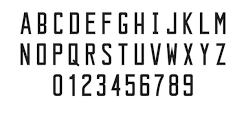
#> input picture Img_train/train_1.png, 246 x 116 px
$ python -i Process.py   (imports and definitions only)
#> lines starting #> are read from the running program, lines starting #| are printed output that depends on the picture; after the words box and inside, x2 and y2 are one past the last pixel; in counts of white or black regions, pixels touching at a corner belong together
#> further down, picture is the input picture: shape (116, 246, 3); mean B, G, R 224.6, 224.5, 224.7

# Preprocess.py

import cv2
import numpy as np
import math

# module level variables ##########################################################################
GAUSSIAN_SMOOTH_FILTER_SIZE = (5, 5) #kích cỡ càng to thì càng mờ
ADAPTIVE_THRESH_BLOCK_SIZE = 19
ADAPTIVE_THRESH_WEIGHT = 9

###################################################################################################
def preprocess(imgOriginal):

    imgGrayscale = extractValue(imgOriginal)
    # imgGrayscale = cv2.cvtColor(imgOriginal,cv2.COLOR_BGR2GRAY) nên dùng hệ màu HSV
    # Trả về giá trị cường độ sáng ==> ảnh gray
    imgMaxContrastGrayscale = maximizeContrast(imgGrayscale) #để làm nổi bật biển số hơn, dễ tách khỏi nền
    #cv2.imwrite("imgGrayscalePlusTopHatMinusBlackHat.jpg",imgMaxContrastGrayscale)
    height, width = imgGrayscale.shape

    imgBlurred = np.zeros((height, width, 1), np.uint8)
    imgBlurred = cv2.GaussianBlur(imgMaxContrastGrayscale, GAUSSIAN_SMOOTH_FILTER_SIZE, 0)
    #cv2.imwrite("gauss.jpg",imgBlurred)
    #Làm mịn ảnh bằng bộ lọc Gauss 5x5, sigma = 0

    imgThresh = cv2.adaptiveThreshold(imgBlurred, 255.0, cv2.ADAPTIVE_THRESH_GAUSSIAN_C, cv2.THRESH_BINARY_INV, ADAPTIVE_THRESH_BLOCK_SIZE, ADAPTIVE_THRESH_WEIGHT)

    #Tạo ảnh nhị phân
    return imgGrayscale, imgThresh
#Trả về ảnh xám và ảnh nhị phân
# end function

###################################################################################################
def extractValue(imgOriginal):
    height, width, numChannels = imgOriginal.shape
#> height = 116; width = 246; numChannels = 3
    imgHSV = np.zeros((height, width, 3), np.uint8)
    imgHSV = cv2.cvtColor(imgOriginal, cv2.COLOR_BGR2HSV)
#> imgHSV: shape (116, 246, 3); mean H, S, V 11.9, 2.2, 224.7

    imgHue, imgSaturation, imgValue = cv2.split(imgHSV)
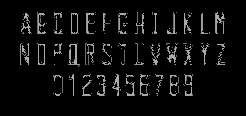
#> imgHue: shape (116, 246); min 0, max 173, mean 11.9
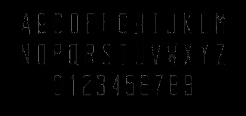
#> imgSaturation: shape (116, 246); min 0, max 85, mean 2.2

    #màu sắc, độ bão hòa, giá trị cường độ sáng
    #Không chọn màu RBG vì vd ảnh màu đỏ sẽ còn lẫn các màu khác nữa nên khó xđ ra "một màu"
    return imgValue
# end function

###################################################################################################
def maximizeContrast(imgGrayscale):
    #Làm cho độ tương phản lớn nhất
    height, width = imgGrayscale.shape
#> height = 116; width = 246

    imgTopHat = np.zeros((height, width, 1), np.uint8)
    imgBlackHat = np.zeros((height, width, 1), np.uint8)
    structuringElement = cv2.getStructuringElement(cv2.MORPH_RECT, (3, 3)) #tạo bộ lọc kernel

    imgTopHat = cv2.morphologyEx(imgGrayscale, cv2.MORPH_TOPHAT, structuringElement, iterations = 10) #nổi bật chi tiết sáng trong nền tối
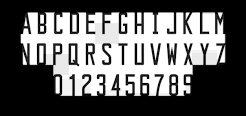
#> imgTopHat: shape (116, 246); min 0, max 255, mean 102.5
    #cv2.imwrite("tophat.jpg",imgTopHat)
    imgBlackHat = cv2.morphologyEx(imgGrayscale, cv2.MORPH_BLACKHAT, structuringElement, iterations = 10) #Nổi bật chi tiết tối trong nền sáng
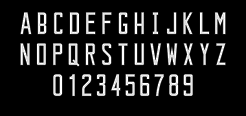
#> imgBlackHat: shape (116, 246); min 0, max 255, mean 30.3
    #cv2.imwrite("blackhat.jpg",imgBlackHat)
    imgGrayscalePlusTopHat = cv2.add(imgGrayscale, imgTopHat)
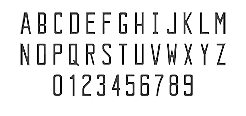
#> imgGrayscalePlusTopHat: shape (116, 246); min 0, max 255, mean 232.4
    imgGrayscalePlusTopHatMinusBlackHat = cv2.subtract(imgGrayscalePlusTopHat, imgBlackHat)

    #cv2.imshow("imgGrayscalePlusTopHatMinusBlackHat",imgGrayscalePlusTopHatMinusBlackHat)
    #Kết quả cuối là ảnh đã tăng độ tương phản
    return imgGrayscalePlusTopHatMinusBlackHat
# end function

>>> import cv2
>>> picture = cv2.imread('Img_train/train_1.png')
>>> result = preprocess(picture)
#> in preprocess, `imgBlurred = cv2.GaussianBlur(imgMaxContrastGrayscale, GAUSSIAN_SMOOTH..`:
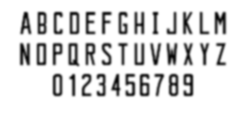
#> imgBlurred: shape (116, 246); min 6, max 255, mean 220.8
#> in preprocess, `imgThresh = cv2.adaptiveThreshold(imgBlurred, 255.0, cv2.ADAPTIVE_THRE..`:
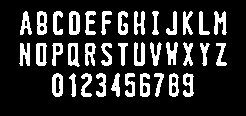
#> imgThresh: shape (116, 246); 18.8% white; 36 white regions, largest, box (x1, y1, x2, y2) and area: (69, 11, 80, 35) 198, (214, 11, 227, 35) 189, (52, 73, 63, 97) 186

$ run again, on Img_train/train_2.png
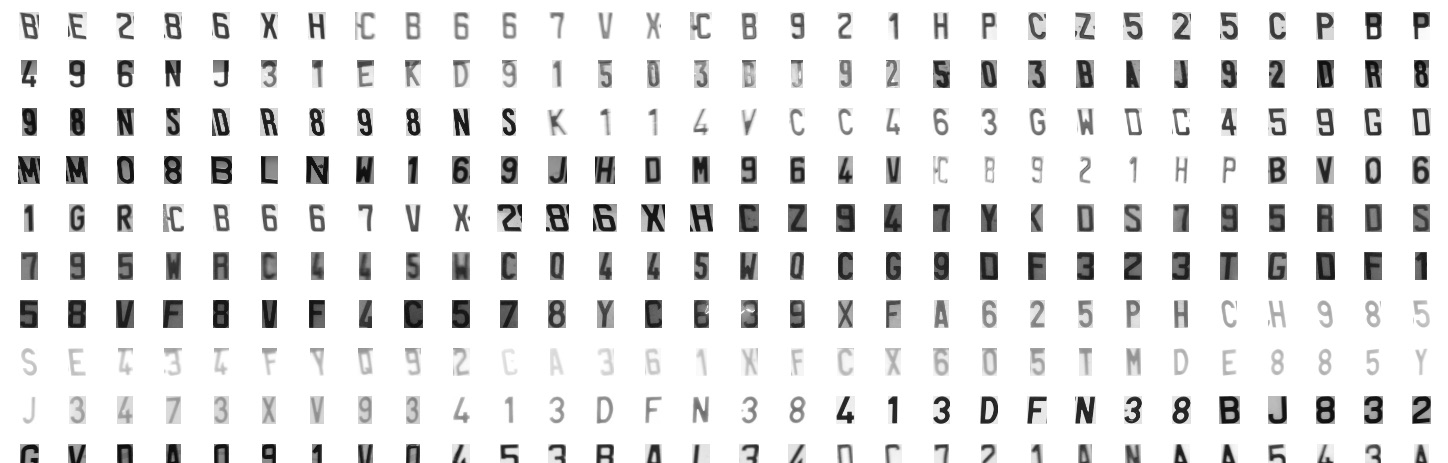
#> input picture Img_train/train_2.png, 1448 x 463 px
#> picture is the input picture: shape (463, 1448, 3); min 9, max 255, mean 232.3
#> imgHSV: shape (463, 1448, 3); mean H, S, V 0, 0, 232.3
#> imgHue: shape (463, 1448); every value is 0
#> in maximizeContrast, `imgTopHat = cv2.morphologyEx(imgGrayscale, cv2.MORPH_TOPHAT, structuri..`:
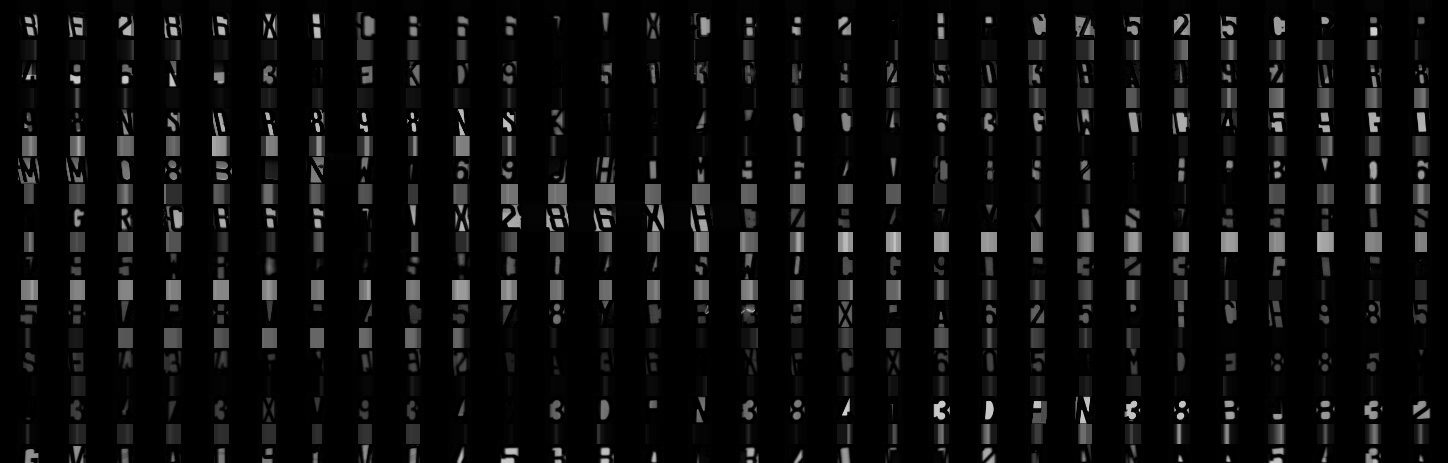
#> imgTopHat: shape (463, 1448); min 0, max 211, mean 12.3
#> in preprocess, `imgThresh = cv2.adaptiveThreshold(imgBlurred, 255.0, cv2.ADAPTIVE_THRE..`:
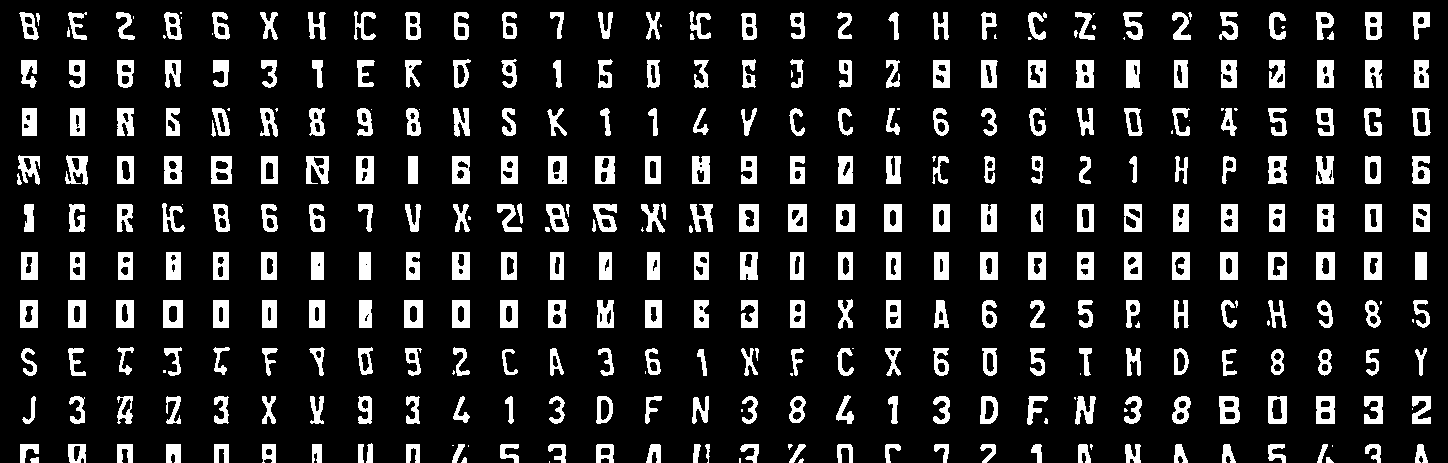
#> imgThresh: shape (463, 1448); 12.9% white; 372 white regions (52 under 20 px), largest, box (x1, y1, x2, y2) and area: (595, 156, 615, 184) 447, (739, 204, 759, 232) 446, (788, 204, 807, 232) 442

$ run again, on Img_train/training_chars.png
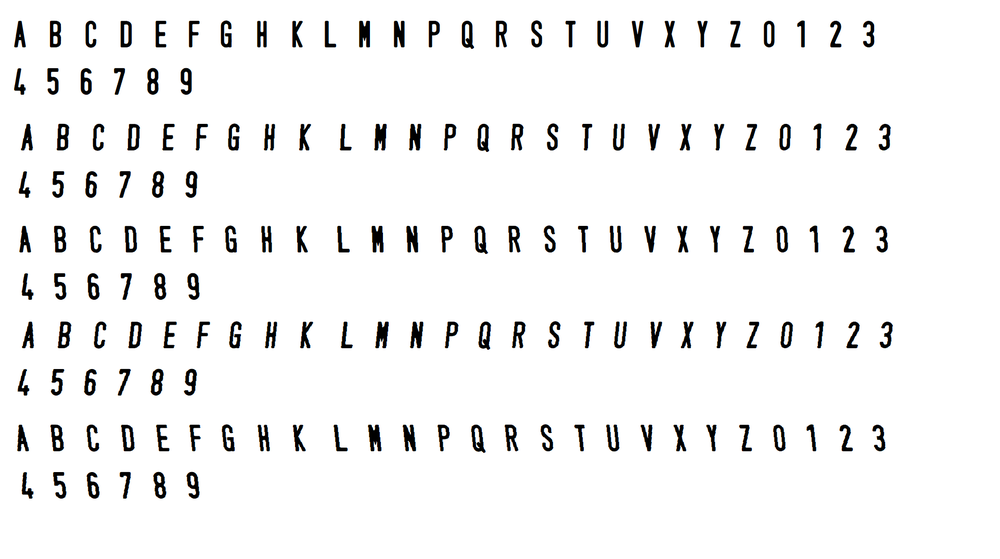
#> input picture Img_train/training_chars.png, 1000 x 559 px, shrunk from 1922 x 1074 before the run
#> picture is the input picture: shape (559, 1000, 3); mean B, G, R 242.7, 242.7, 242.7
#> imgHSV: shape (559, 1000, 3); mean H, S, V 5, 7.4, 243.7
#> in maximizeContrast, `imgTopHat = cv2.morphologyEx(imgGrayscale, cv2.MORPH_TOPHAT, structuri..`:
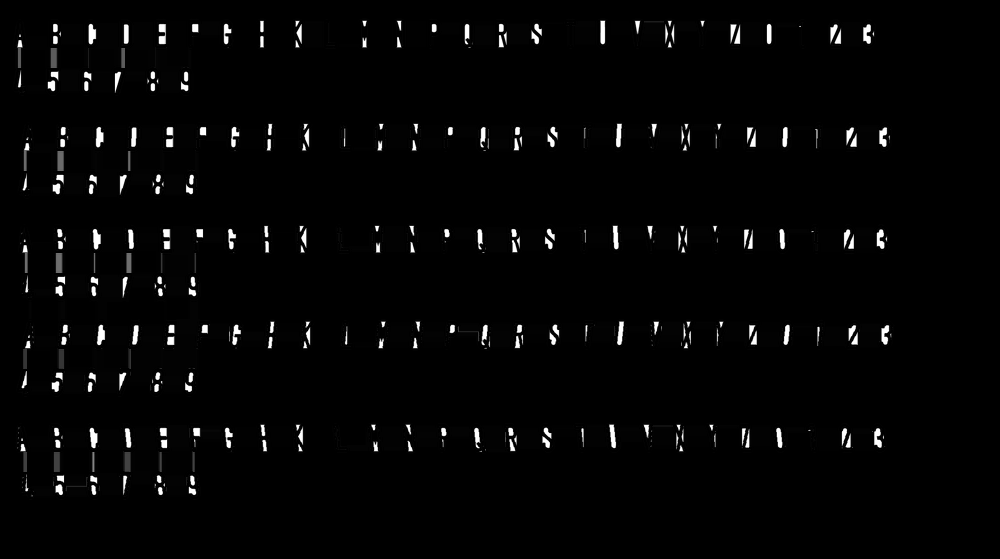
#> imgTopHat: shape (559, 1000); min 0, max 255, mean 5.5
#> in preprocess, `imgThresh = cv2.adaptiveThreshold(imgBlurred, 255.0, cv2.ADAPTIVE_THRE..`:
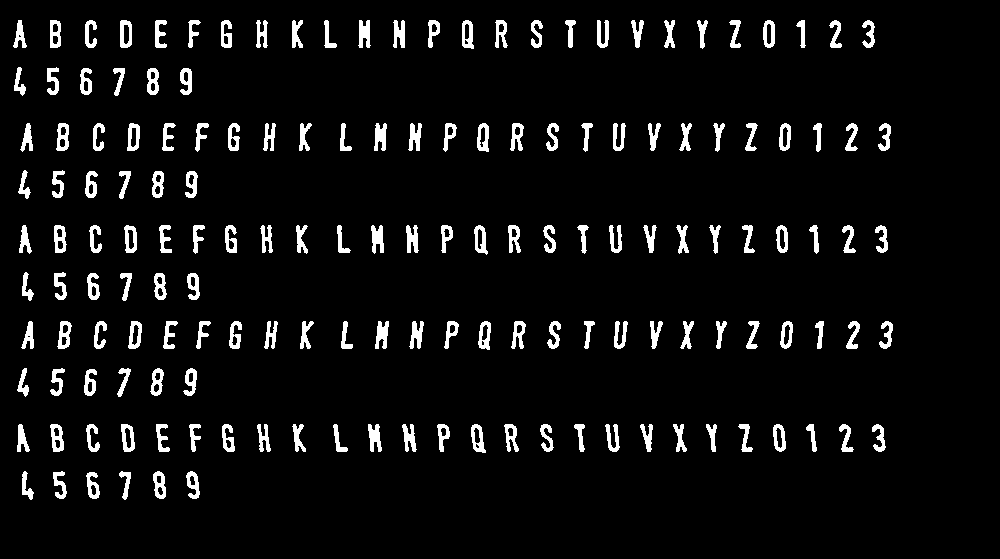
#> imgThresh: shape (559, 1000); 5.6% white; 160 white regions, largest, box (x1, y1, x2, y2) and area: (371, 225, 384, 254) 262, (374, 123, 387, 151) 258, (375, 321, 389, 349) 258
